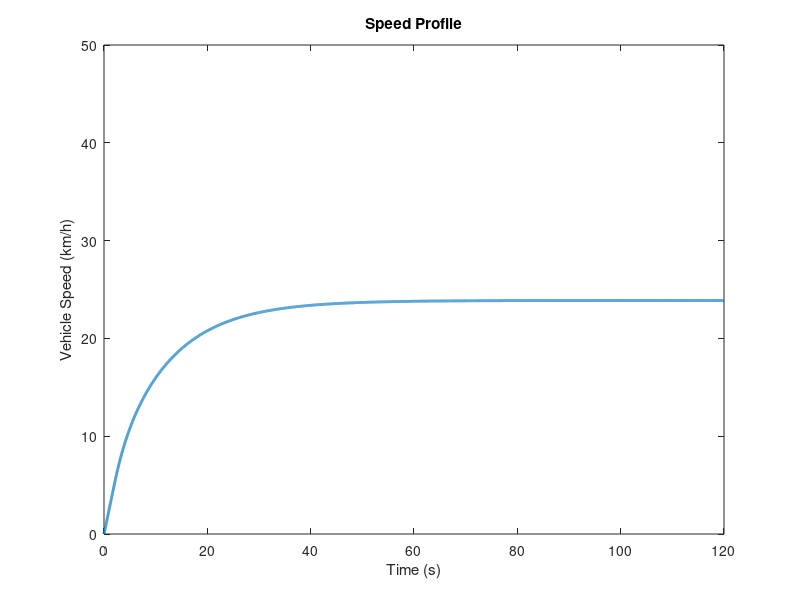
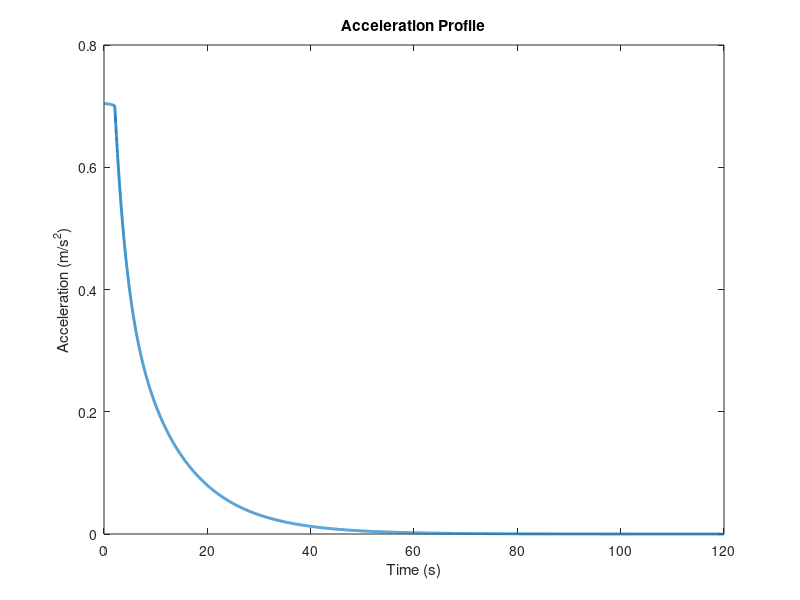
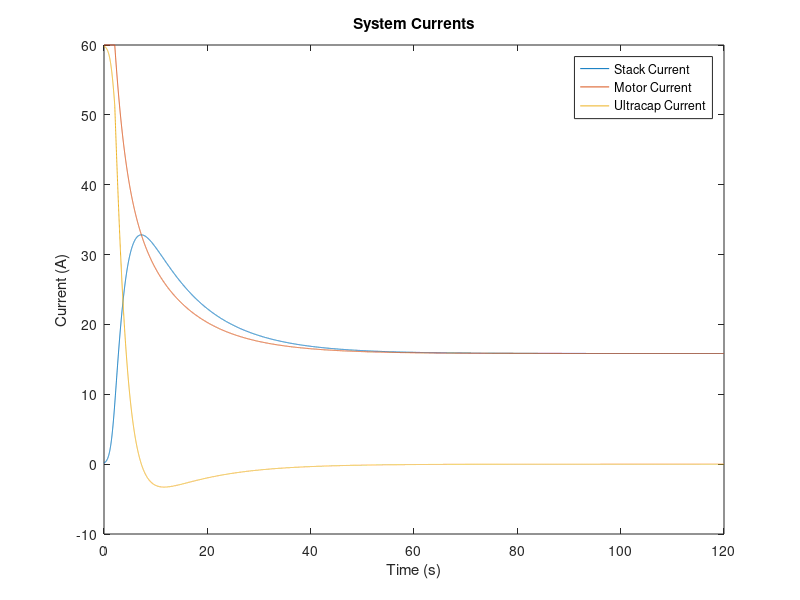
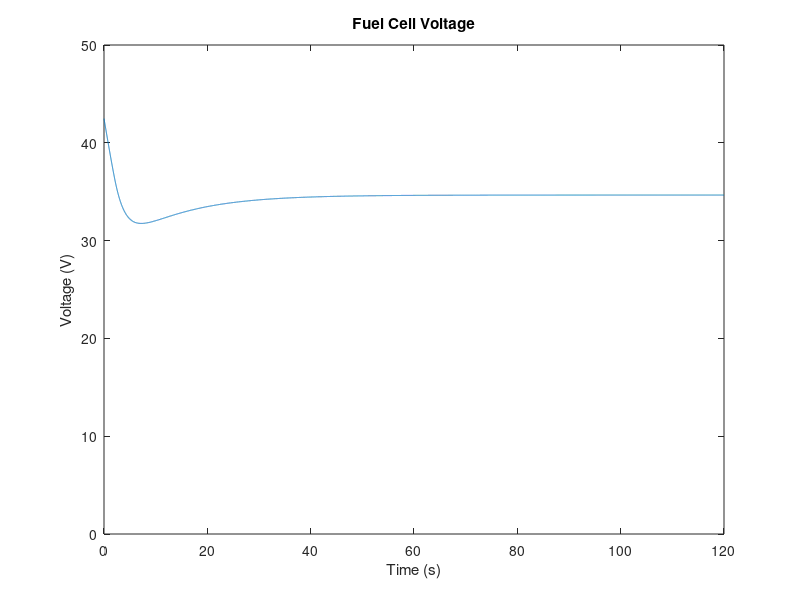

Source code (MATLAB) for these figures, in order:
function[] = motorsim()
%Written by: Balazs Gyenes (2014-02-14)
%Last editted by: Balazs Gyenes (2014-02-15)
%
%DESCRIPTION:
%This script is meant to simulate the performance of a single electric motor
%accelerating as fast as possible, powered by a fuel cell with an
%ultracapacitor bank. At every timestep, the motor wants to apply the
%maximum torque it can, given the constraints of the power train.
%
%HOW TO:
%Scroll to the sections marked Motor Constants, Fuel Cell Parameters, and
%Car Parameters, and input desired values. The motor constants have
%significant impact on drive performance, in conjunction with the gearing
%ratio in the car parameters section. Among the fuel cell parameters, the
%number of cells and the cell area dictate the voltage and current (and
%power) of the fuel cell. Use the FCPolarization script to get a
%polarization curve for your chosen constants. Change the car parameters to
%change the drag conditions of the car. The simulation parameters control
%the step time (keep around 0.05), the stop time, the maximum error (not 
%worth changing), and the option to generate plots or not (if the user only
%wants to know the time to cruising speed).

%MODEL INFORMATION:
%The motor is modeled as a voltage source with value (motor_speed/k_V) in
%series with a resistor representing the winding resistance. The torque
%produced by the motor is proportional to the current through it, less a
%constant idling current. The winding efficiency is the product of voltage
%constant and torque constant, in the proper units. The input motor
%parameters are the voltage constant, winding efficiency, winding
%resistance, maximum current, maximum speed, and idling current.
%
%The fuel cell polarization curve is recreated using physical constants and
%the size of the fuel cell. Use a different script to determine if the
%inputted constants seem reasonable. The input fuel cell parameters are:
%number of cells, cell area, cell membrane resistivity, charge transfer
%coefficient, exchange current density (i_o), cell open circuit voltage,
%diode voltage, and ultracap capacitance.
%
%The drag forces on the car are represented by aerodynamic drag, rolling
%resistance, and a constant drag force ("bearing resistance"). The
%aerodynamic drag goes as 1/2*C_d*A*rho*v^2. The rolling resistance goes as
%C_rr*g*(m+sin(theta)), where theta is the road incline. The input car
%parameters are: mass, wheel radius, height, width, ambient temperature,
%ambient pressure, relative humidity, incline, drag coefficient, rolling resistance
%coefficient, bearing resistance, gearing ratio, and differential
%efficiency.


%MOTOR CONSTANTS
kV=250; %voltage constant, in rpm/Volt
eff_winding=1;%0.90; %winding efficiency
res_winding=500; %winding resistance, in milliOhms
Imax_motor=60; %maximum short term motor current, in A
Vmax_motor=11100; %maximum motor speed, in rpm
I_o=2; %motor idling current, in A

%FUEL CELL PARAMETERS
cellN=46; %number of cells
cellArea=145; %cell area, in cm^2
cellRes=0.36; %cell area resistivity, in Ohm*cm^2
alpha=0.45; %charge transfer coefficient
i_o=0.04; %exchange current density, in mA/cm^2
cellVoc=1.02; %cell open circuit voltage, in V
Vinitial=42; %initial ultracapacitor voltage
Vdiode=0.5; %diode voltage drop at typical operating currents, in V
C=19.3; %ultracapacitor capacitance, in F
cellVtheo=1.48; %cell theoretical open circuit voltage, based on HHV

%CAR PARAMETERS
Mcar=170+75; %mass of car and driver, in kg
Dwheel=56; %diameter of wheel, in cm
Hcar=1.2; %height of car at widest point, in m
Wcar=1.67; %width of car at widest point, in m
Temp=30; %ambient temperature, in degrees C
Pressure=101; %ambient pressure, in kPa
RH=50; %relative humidity, in %
incline=0; %road incline, in degrees
C_d=0.3; %aerodynamic drag coefficient
C_rr=0.01; %coefficient of rolling resistance
C_br=10; %constant drag force ('bearing resistance'), in N
k_gear=29; %gearing ratio
eff_diff=90; %differential efficiency, in %

%SIMULATION PARAMETERS
tstep=0.01; %time step, in seconds
tstop=120; %stop time, in seconds
errormax=0.01; %maximum error in node currents, in A
makeplots=1; %should the script generate plots?



%SCRIPT:

%Motor Calculations
kT=eff_winding/(kV*2*pi/60);
res_winding=res_winding/1000;

%Fuel Cell Calculations
Imax_FC=0.35*cellArea;
A=8.314*(273.15+Temp)/2/alpha/96485;
%gainVlimit=-(cellRes/cellArea*cellN/res_winding+cellRes/cellArea*cellN*C/tstep+1);
%gainClimit=-(cellRes/cellArea*cellN*C/tstep+1)

%Car Calculations
Rwheel=Dwheel/2/100;
density=((Pressure-(RH/100)*exp(-42800/8.314462*(1/(Temp+273.15)-1/373.15)+log(101.325)))*28.9644+(RH/100)*exp(-42800/8.314462*(1/(Temp+273.15)-1/373.15)+log(101.325))*18.02)/(8.314462*(Temp+273.15));
eff_diff=eff_diff/100;


time=0:tstep:tstop;
Npoints=length(time);

Speed=zeros(1,Npoints);
SpeedKMPH=zeros(1,Npoints);
MotorSpeed=zeros(1,Npoints);
DragForce=zeros(1,Npoints);
FCCurrent=zeros(1,Npoints);
FCVoltage=zeros(1,Npoints);
CapCurrent=zeros(1,Npoints);
MotorCurrent=zeros(1,Npoints);
MotorTorque=zeros(1,Npoints);
Acceleration=zeros(1,Npoints);
PowerIn=zeros(1,Npoints);
PowerOut=zeros(1,Npoints);
FCEfficiency=zeros(1,Npoints);
MotorEfficiency=zeros(1,Npoints);


Speed(1)=0;
SpeedKMPH(1)=Speed(1)*3.6;
MotorSpeed(1)=Speed(1)/Rwheel/2/pi*60*k_gear;
DragForce(1)=0.5*C_d*Hcar*Wcar*density*Speed(1)^2+(C_rr+sind(incline))*Mcar*9.81+C_br;

%fuel cell current according to max fuel cell current
IFClimit=Imax_FC;

%fuel cell current according to max motor current
I=0;
error=errormax+1;
while (abs(error)>errormax)
    
    error=(getVoltage(I,cellN,cellArea,[cellRes alpha i_o cellVoc])-Vdiode)*(C/tstep)-I+Imax_motor-C*Vinitial/tstep;
    gain=-((cellRes/cellArea*cellN+min(1000,A*cellN/I))*C/tstep+1);
    I=max(0,I-error/gain);
    
end
IMlimit=I;

%fuel cell current according to fuel cell voltage limit
I=0;
error=errormax+1;
while (abs(error)>errormax)
    
    error=(getVoltage(I,cellN,cellArea,[cellRes alpha i_o cellVoc])-Vdiode)*(1/res_winding+C/tstep)-I-MotorSpeed(1)/kV/res_winding-C*Vinitial/tstep;
    gain=-((cellRes/cellArea*cellN+min(1000,A*cellN/I))*(1/res_winding+C/tstep)+1);
    I=max(0,I-error/gain);
    
end
IVlimit=I;

FCCurrent(1)=min([IFClimit,IMlimit,IVlimit]);
FCVoltage(1)=getVoltage(FCCurrent(1),cellN,cellArea,[cellRes alpha i_o cellVoc]);
CapCurrent(1)=C*(Vinitial-(FCVoltage(1)-Vdiode))/tstep;
MotorCurrent(1)=CapCurrent(1)+FCCurrent(1);
MotorTorque(1)=kT*(MotorCurrent(1)-I_o);
Acceleration(1)=(MotorTorque(1)*k_gear*eff_diff/Rwheel-DragForce(1))/Mcar;
PowerIn(1)=FCCurrent(1)*FCVoltage(1);
PowerOut(1)=MotorTorque(1)*eff_diff*MotorSpeed(1)*2*pi/60;
FCEfficiency(1)=FCVoltage(1)/(cellN*cellVtheo);
MotorEfficiency(1)=MotorTorque(1)*MotorSpeed(1)*2*pi/60/((FCVoltage(1)-Vdiode)*MotorCurrent(1));


for i=2:Npoints
    
    Speed(i)=Speed(i-1)+Acceleration(i-1)*tstep;
    SpeedKMPH(i)=Speed(i)*3.6;
    MotorSpeed(i)=Speed(i)/Rwheel/2/pi*60*k_gear;
    DragForce(i)=0.5*C_d*Hcar*Wcar*density*Speed(i)^2+(C_rr+sind(incline))*Mcar*9.81+C_br;
    
    if(MotorSpeed(i)<Vmax_motor)
        
        %fuel cell current according to max fuel cell current
        IFClimit=Imax_FC;
        
        %fuel cell current according to max motor current
        I=FCCurrent(i-1);
        error=errormax+1;
        while (abs(error)>errormax)
            
            error=(getVoltage(I,cellN,cellArea,[cellRes alpha i_o cellVoc])-Vdiode)*(C/tstep)-I+Imax_motor-C*(FCVoltage(i-1)-Vdiode)/tstep;
            gain=-((cellRes/cellArea*cellN+min(1000,A*cellN/I))*C/tstep+1);
            I=max(0,I-error/gain);
            
        end
        IMlimit=I;
        
        %fuel cell current according to fuel cell voltage limit
        I=FCCurrent(i-1);
        error=errormax+1;
        while (abs(error)>errormax)
            
            error=(getVoltage(I,cellN,cellArea,[cellRes alpha i_o cellVoc])-Vdiode)*(1/res_winding+C/tstep)-I-MotorSpeed(i)/kV/res_winding-C*(FCVoltage(i-1)-Vdiode)/tstep;
            gain=-((cellRes/cellArea*cellN+min(1000,A*cellN/I))*(1/res_winding+C/tstep)+1);
            I=max(0,I-error/gain);
            
        end
        IVlimit=I;
        
        FCCurrent(i)=min([IFClimit,IMlimit,IVlimit]);
        
    else
        
        Imax=DragForce(i)*Rwheel/k_gear/eff_diff/kT+I_o;
        I=FCCurrent(i-1);
        error=errormax+1;
        while (abs(error)>errormax)
            
            error=(getVoltage(I,cellN,cellArea,[cellRes alpha i_o cellVoc])-Vdiode)*(C/tstep)-I+Imax-C*(FCVoltage(i-1)-Vdiode)/tstep;
            gain=-((cellRes/cellArea*cellN+min(1000,A*cellN/I))*C/tstep+1);
            I=max(0,I-error/gain);
            
        end
        
        FCCurrent(i)=I;
        
    end
    
    FCVoltage(i)=getVoltage(FCCurrent(i),cellN,cellArea,[cellRes alpha i_o cellVoc]);
    CapCurrent(i)=C*((FCVoltage(i-1)-Vdiode)-(FCVoltage(i)-Vdiode))/tstep;
    MotorCurrent(i)=CapCurrent(i)+FCCurrent(i);
    MotorTorque(i)=kT*(MotorCurrent(i)-I_o);
    Acceleration(i)=(MotorTorque(i)*k_gear*eff_diff/Rwheel-DragForce(i))/Mcar;
    PowerIn(i)=FCCurrent(i)*FCVoltage(i);
    PowerOut(i)=MotorTorque(i)*eff_diff*MotorSpeed(i)*2*pi/60;
    FCEfficiency(i)=FCVoltage(i)/(cellN*cellVtheo);
    MotorEfficiency(i)=MotorTorque(i)*MotorSpeed(i)*2*pi/60/((MotorSpeed(i)/kV+MotorCurrent(i)*res_winding)*MotorCurrent(i));
    
    disp(MotorCurrent(i))
end

if makeplots
    
    figure(1)
    plot(time,SpeedKMPH,'LineWidth',2);
    axis([0 tstop 0 50]);
    title('Speed Profile');
    xlabel('Time (s)');
    ylabel('Vehicle Speed (km/h)');
    
    figure(2)
    plot(time,Acceleration,'LineWidth',2);
    title('Acceleration Profile');
    xlabel('Time (s)');
    ylabel('Acceleration (m/s^2)');
    
    figure(3)
    plot(time,FCCurrent,time,MotorCurrent,time,CapCurrent);
    legend('Stack Current','Motor Current','Ultracap Current');
    title('System Currents');
    xlabel('Time (s)');
    ylabel('Current (A)');
    
    figure(4)
    plot(time,FCVoltage);
    axis([0 tstop 0 50]);
    title('Fuel Cell Voltage');
    xlabel('Time (s)');
    ylabel('Voltage (V)');
    
    figure(5)
    plot(time,PowerIn,time,PowerOut);
    legend('Fuel Cell Power','Power at Wheels');
    title('Drivetrain Power');
    xlabel('Time (s)');
    ylabel('Power (W)');
    
    figure(6)
    plot(time,MotorTorque);
    axis([0 tstop 0 max(MotorTorque)*1.1]);
    title('Motor Torque');
    xlabel('Time (s)');
    ylabel('Torque (Nm)');
    
    figure(7)
    plot(time,MotorSpeed);
    axis([0 tstop 0 Vmax_motor*1.1]);
    title('Motor Speed');
    xlabel('Time (s)');
    ylabel('Speed (rpm)');
    
    figure(8)
    plot(time,FCEfficiency,time,MotorEfficiency);
    legend('Fuel Cell Efficiency','Motor Efficiency');
    axis([0 tstop 0 1]);
    title('Drivetrain Efficiencies');
    xlabel('Time (s)');
    ylabel('Efficiency');
    
    figure(9)
    plot(MotorSpeed/60*2*3.14159,MotorTorque)
    title('Motor Torque Speed')
end


tcruise=time(find(SpeedKMPH>30,1,'first'));

fprintf('It takes %4.1f seconds for the car to accelerate to 30 km/h.\n',tcruise);


end


function[Voltage]=getVoltage(Current,NCells,CellArea,ParametersArray)
%Written by: Balazs Gyenes (2014-02-15)
%Last editted by: Balazs Gyenes (2014-02-15)

%This function takes fuel cell physical parameters and an input current
%(in Amps) and returns the fuel cell voltage that corresponds to that current.

%The ParametersArray input takes the following form:
%[cell_area_resistivity (Ohm*cm^2) (typ. 0.24 Ohm*cm^2),
%charge_transfer_coefficient (unitless) (typ. 0.6),
%i_o (mA/cm^2) (typ. 0.04 mA/cm^2),
%cell_OC_voltage (V) (typ. 1.03) ]

T=300; %temp, in K
F=96485; %Faraday constant, in C/mol
R=8.314462; %Real Gas Constant, in J/molK

CellRes=ParametersArray(1);
alpha=ParametersArray(2);
i_o=ParametersArray(3);
CellV_OC=ParametersArray(4);

A=R*T/2/alpha/F; %Tafel coefficient, in V

Voltage=NCells*(CellV_OC-Current*CellRes/CellArea-max(0,A*log(Current/(CellArea*i_o/1000))));


end